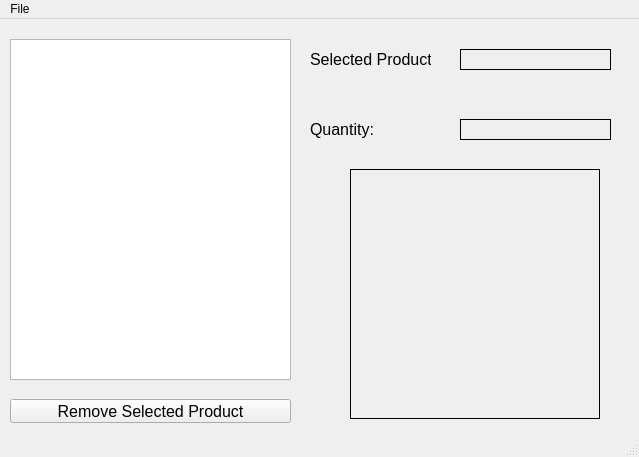
<?xml version="1.0" encoding="UTF-8"?>
<ui version="4.0">
 <class>MainWindow</class>
 <widget class="QMainWindow" name="MainWindow">
  <property name="geometry">
   <rect>
    <x>0</x>
    <y>0</y>
    <width>639</width>
    <height>457</height>
   </rect>
  </property>
  <property name="windowTitle">
   <string>Baldi</string>
  </property>
  <widget class="QWidget" name="centralwidget">
   <widget class="QListWidget" name="lstProducts">
    <property name="geometry">
     <rect>
      <x>10</x>
      <y>20</y>
      <width>281</width>
      <height>341</height>
     </rect>
    </property>
   </widget>
   <widget class="QLabel" name="label">
    <property name="geometry">
     <rect>
      <x>310</x>
      <y>30</y>
      <width>121</width>
      <height>21</height>
     </rect>
    </property>
    <property name="font">
     <font>
      <pointsize>12</pointsize>
     </font>
    </property>
    <property name="text">
     <string>Selected Product:</string>
    </property>
   </widget>
   <widget class="QLabel" name="label_2">
    <property name="geometry">
     <rect>
      <x>310</x>
      <y>100</y>
      <width>71</width>
      <height>21</height>
     </rect>
    </property>
    <property name="font">
     <font>
      <pointsize>12</pointsize>
     </font>
    </property>
    <property name="text">
     <string>Quantity:</string>
    </property>
   </widget>
   <widget class="QLabel" name="lblProductName">
    <property name="geometry">
     <rect>
      <x>460</x>
      <y>30</y>
      <width>151</width>
      <height>21</height>
     </rect>
    </property>
    <property name="font">
     <font>
      <pointsize>12</pointsize>
     </font>
    </property>
    <property name="frameShape">
     <enum>QFrame::Panel</enum>
    </property>
    <property name="text">
     <string/>
    </property>
   </widget>
   <widget class="QLabel" name="lblQuantity">
    <property name="geometry">
     <rect>
      <x>460</x>
      <y>100</y>
      <width>151</width>
      <height>21</height>
     </rect>
    </property>
    <property name="font">
     <font>
      <pointsize>12</pointsize>
     </font>
    </property>
    <property name="frameShape">
     <enum>QFrame::Panel</enum>
    </property>
    <property name="text">
     <string/>
    </property>
   </widget>
   <widget class="QLabel" name="lblImage">
    <property name="geometry">
     <rect>
      <x>350</x>
      <y>150</y>
      <width>250</width>
      <height>250</height>
     </rect>
    </property>
    <property name="frameShape">
     <enum>QFrame::Panel</enum>
    </property>
    <property name="text">
     <string/>
    </property>
   </widget>
   <widget class="QPushButton" name="btnRemove">
    <property name="geometry">
     <rect>
      <x>10</x>
      <y>380</y>
      <width>281</width>
      <height>24</height>
     </rect>
    </property>
    <property name="font">
     <font>
      <pointsize>12</pointsize>
     </font>
    </property>
    <property name="text">
     <string>Remove Selected Product</string>
    </property>
   </widget>
  </widget>
  <widget class="QMenuBar" name="menubar">
   <property name="geometry">
    <rect>
     <x>0</x>
     <y>0</y>
     <width>639</width>
     <height>21</height>
    </rect>
   </property>
   <widget class="QMenu" name="menuFile">
    <property name="title">
     <string>File</string>
    </property>
    <addaction name="menuNewProduct"/>
    <addaction name="menuEditSelectedProduct"/>
    <addaction name="separator"/>
    <addaction name="menuSaveProducts"/>
    <addaction name="menuLoadProducts"/>
    <addaction name="separator"/>
    <addaction name="menuExit"/>
   </widget>
   <addaction name="menuFile"/>
  </widget>
  <widget class="QStatusBar" name="statusbar"/>
  <action name="menuNewProduct">
   <property name="text">
    <string>New Product</string>
   </property>
  </action>
  <action name="menuEditSelectedProduct">
   <property name="text">
    <string>Edit Selected Product</string>
   </property>
  </action>
  <action name="menuSaveProducts">
   <property name="text">
    <string>Save Products</string>
   </property>
  </action>
  <action name="menuLoadProducts">
   <property name="text">
    <string>Load Products</string>
   </property>
  </action>
  <action name="menuExit">
   <property name="text">
    <string>Exit</string>
   </property>
  </action>
 </widget>
 <resources/>
 <connections/>
</ui>
